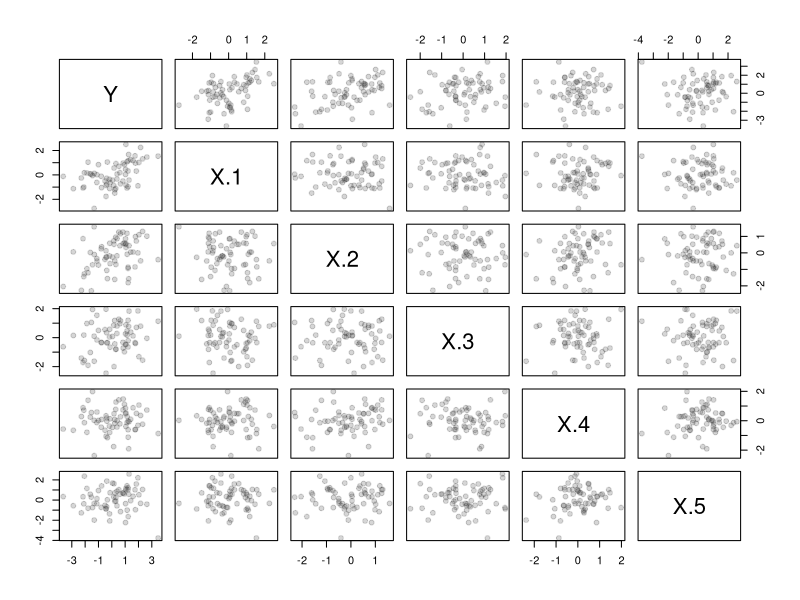
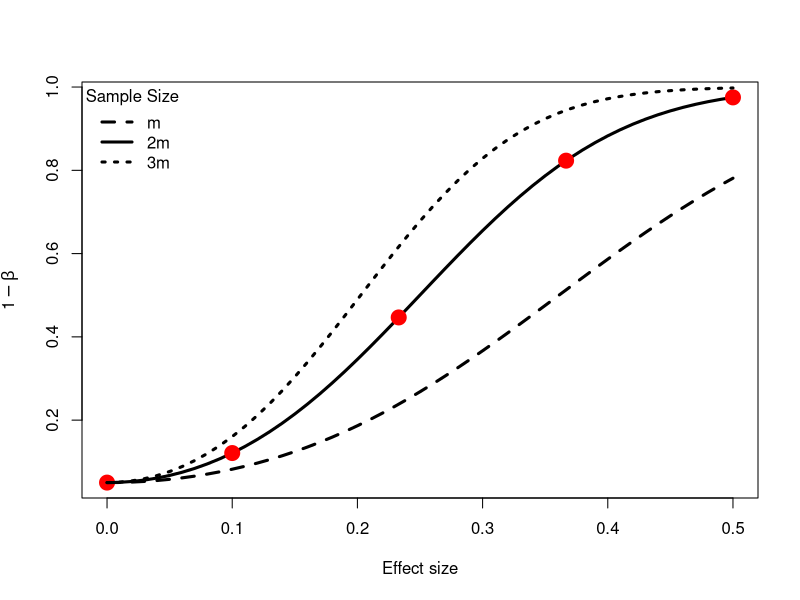

Reproduce these figures in R, in order.
## ---- chunk 1
# load necessary packages here
library(xtable)
library(dplyr)
library(tidyr)
library(broom)
library(purrr)
library(ggplot2)
# need to create this here.
baseline=c(0.5,0.3667,0.233,0.1,0)

## ---- chunk 2
set.seed(123456)

make.data=function(C=c(2,1,0.5,0.25,0),N,re = 1){
X = matrix(rnorm(length(C)*N),nrow=N)
Ypred = X %*% C
Y = rnorm(N,Ypred,re)
data=data.frame(Y,X)
names(data)[2:(length(C)+1)] = paste("X.",1:length(C),sep="")
return(data)
}
m = 32
N=2*m

data1 = make.data(baseline,N=N)
pairs(data1,pch=19,col=rgb(0.2,0.2,0.2,0.2))
## ---- chunk 3
data1.lm0 = lm(Y~X.1+X.2+X.3+X.4+X.5,data=data1)
lm0.table = xtable(data1.lm0,caption="Output of a linear model with all 5 predictor variables included for a single sample from the baseline scenario.",label="lm0")
print(lm0.table,type = "html", caption.placement="top", html.table.attributes = "id=lm0 border=1")
## ---- chunk 4
v = N-2
delta = seq(0,.5,0.01)
power = pt(delta*sqrt(N)-qt(0.975,v),v) + pt(-delta*sqrt(N)-qt(0.975,v),v)
plot(delta,power,xlab="Effect size",ylab=expression(1-beta),type="l",lwd=3)
power = pt(baseline*sqrt(N)-qt(0.975,v),v) + pt(-baseline*sqrt(N)-qt(0.975,v),v)
points(baseline,power,pch=19,col="red",cex=2)
v = (N/2)-2
power = pt(delta*sqrt(N/2)-qt(0.975,v),v) + pt(-delta*sqrt(N/2)-qt(0.975,v),v)
lines(delta,power,lty=2,lwd=3)
v = (3*N/2)-2
power = pt(delta*sqrt(3*N/2)-qt(0.975,v),v) + pt(-delta*sqrt(3*N/2)-qt(0.975,v),v)
lines(delta,power,lty=3,lwd=3)
legend("topleft",bty="n",legend=c("m","2m","3m"),title="Sample Size",lty=c(2,1,3),lwd=3)
## ---- chunk 5
set.seed(234561)
results = matrix(NA,nrow=1000,ncol=7)
for (i in 1:1000){
  test.lm = lm(Y~X.1+X.2+X.3+X.4+X.5,data=make.data(baseline,N=N))
  results[i,1:6] = tidy(test.lm)$statistic
  results[i,7] = glance(test.lm)$statistic
}
simPower <- apply(results[,1:6],2,function(x)sum(x>qt(0.975,N-2)))
# compare to 
v = N-2
power = pt(baseline*sqrt(N)-qt(0.975,v),v) + pt(-baseline*sqrt(N)-qt(0.975,v),v)
expectedPower <- c(25,floor(power*1000))
knitr::kable(cbind(simPower,expectedPower))
## ---- chunk 6

